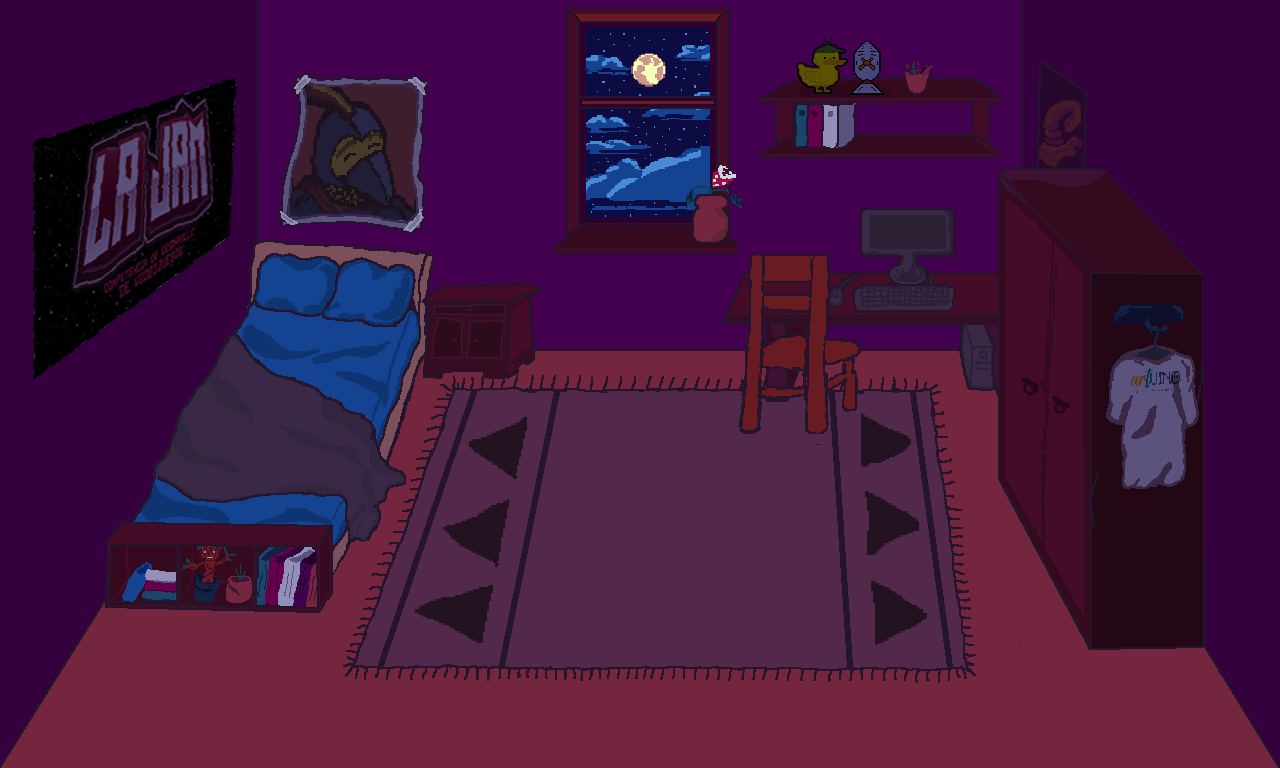

A 2D game scene composited from a Tiled map and its tileset images. What follows is a short description and the map's XML, with every tile layer's data as written:
An orthogonal 20x12 tile map with 64x64 px tiles, 2 tile layers (paredes, piso) and 4 objects (player, npc3, npc2, npc1).

<map version="1.8" tiledversion="1.8.5" orientation="orthogonal" renderorder="right-down" width="20" height="12" tilewidth="64" tileheight="64" infinite="0" nextlayerid="4" nextobjectid="7">
 <tileset firstgid="1" name="habitacion" tilewidth="64" tileheight="64" tilecount="240" columns="20">
  <image source="../Inicio.png" width="1280" height="768" />
 </tileset>
 <layer id="1" name="paredes" width="20" height="12">
  <properties>
   <property name="collides" type="bool" value="true" />
  </properties>
  <data encoding="csv">
1,2,3,4,5,6,7,8,9,10,11,12,13,14,15,16,17,18,19,20,
21,22,23,24,25,26,27,28,29,30,31,32,33,34,35,36,37,38,39,40,
41,42,43,44,45,46,47,48,49,50,51,52,53,54,55,56,57,58,59,60,
61,62,63,64,65,66,67,68,69,70,71,72,73,74,75,76,77,78,79,80,
81,82,83,84,85,86,87,88,89,90,91,92,93,94,95,96,97,98,99,100,
101,102,103,104,105,106,107,108,0,0,0,112,113,114,115,116,117,118,119,120,
121,122,123,124,125,126,0,0,0,0,0,0,0,0,0,136,137,138,139,140,
141,142,143,144,145,146,0,0,0,0,0,0,0,0,0,0,157,158,159,160,
161,162,163,164,165,0,0,0,0,0,0,0,0,0,0,0,177,178,179,180,
181,182,0,0,0,0,0,0,0,0,0,0,0,0,0,0,0,198,199,200,
201,0,0,0,0,0,0,0,0,0,0,0,0,0,0,0,0,0,0,220,
0,0,0,0,0,0,0,0,0,0,0,0,0,0,0,0,0,0,0,0
</data>
 </layer>
 <layer id="2" name="piso" width="20" height="12">
  <data encoding="csv">
0,0,0,0,0,0,0,0,0,0,0,0,0,0,0,0,0,0,0,0,
0,0,0,0,0,0,0,0,0,0,0,0,0,0,0,0,0,0,0,0,
0,0,0,0,0,0,0,0,0,0,0,0,0,0,0,0,0,0,0,0,
0,0,0,0,0,0,0,0,0,0,0,0,0,0,0,0,0,0,0,0,
0,0,0,0,0,0,0,0,0,0,0,0,0,0,0,0,0,0,0,0,
0,0,0,0,0,0,0,0,109,110,111,0,0,0,0,0,0,0,0,0,
0,0,0,0,0,0,127,128,129,130,131,132,133,134,135,0,0,0,0,0,
0,0,0,0,0,0,147,148,149,150,151,152,153,154,155,156,0,0,0,0,
0,0,0,0,0,166,167,168,169,170,171,172,173,174,175,176,0,0,0,0,
0,0,183,184,185,186,187,188,189,190,191,192,193,194,195,196,197,0,0,0,
0,202,203,204,205,206,207,208,209,210,211,212,213,214,215,216,217,218,219,0,
221,222,223,224,225,226,227,228,229,230,231,232,233,234,235,236,237,238,239,240
</data>
 </layer>
 <objectgroup id="3" name="objetos">
  <object id="1" name="player" type="player" x="664.487" y="658.102">
   <point />
  </object>
  <object id="2" name="npc3" type="npc3" x="340" y="425.333">
   <point />
  </object>
  <object id="3" name="npc2" type="npc2" x="627.948" y="246.79">
   <point />
  </object>
  <object id="4" name="npc1" type="npc1" x="1133.33" y="265.333">
   <point />
  </object>
 </objectgroup>
</map>